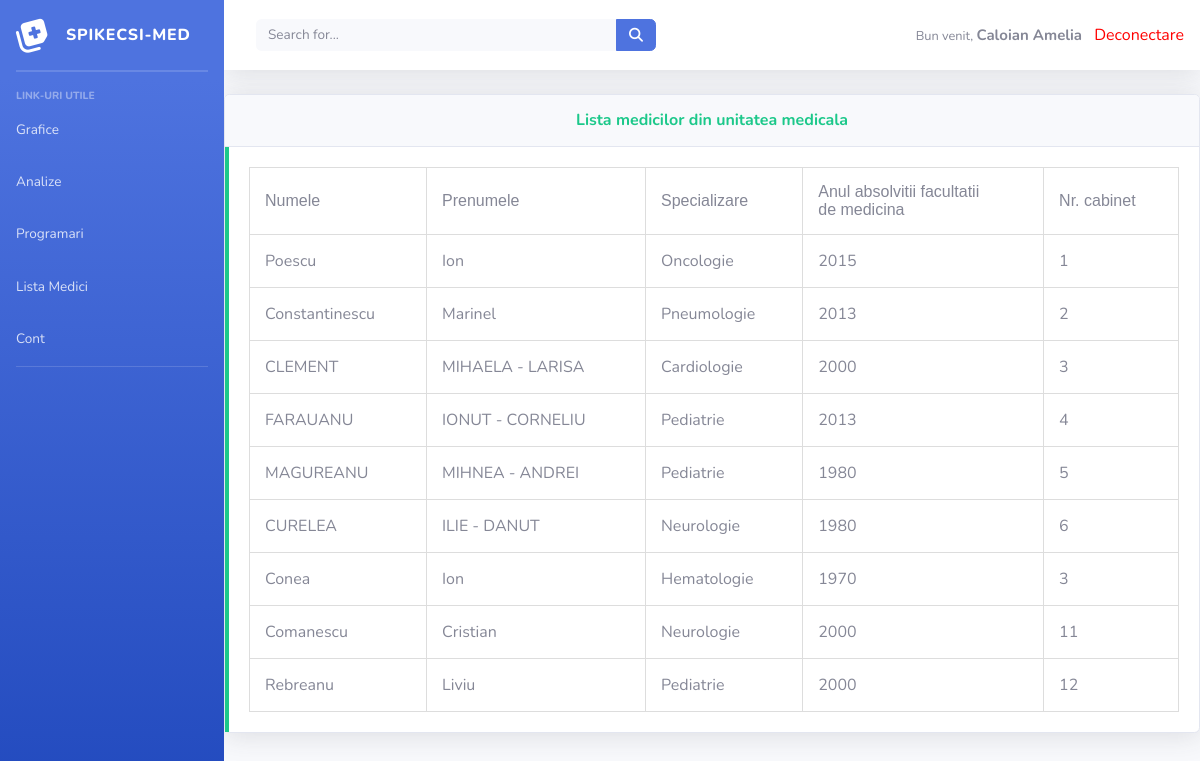
/components/lista_medici.php (signed in), run on an earlier commit of the app's database.
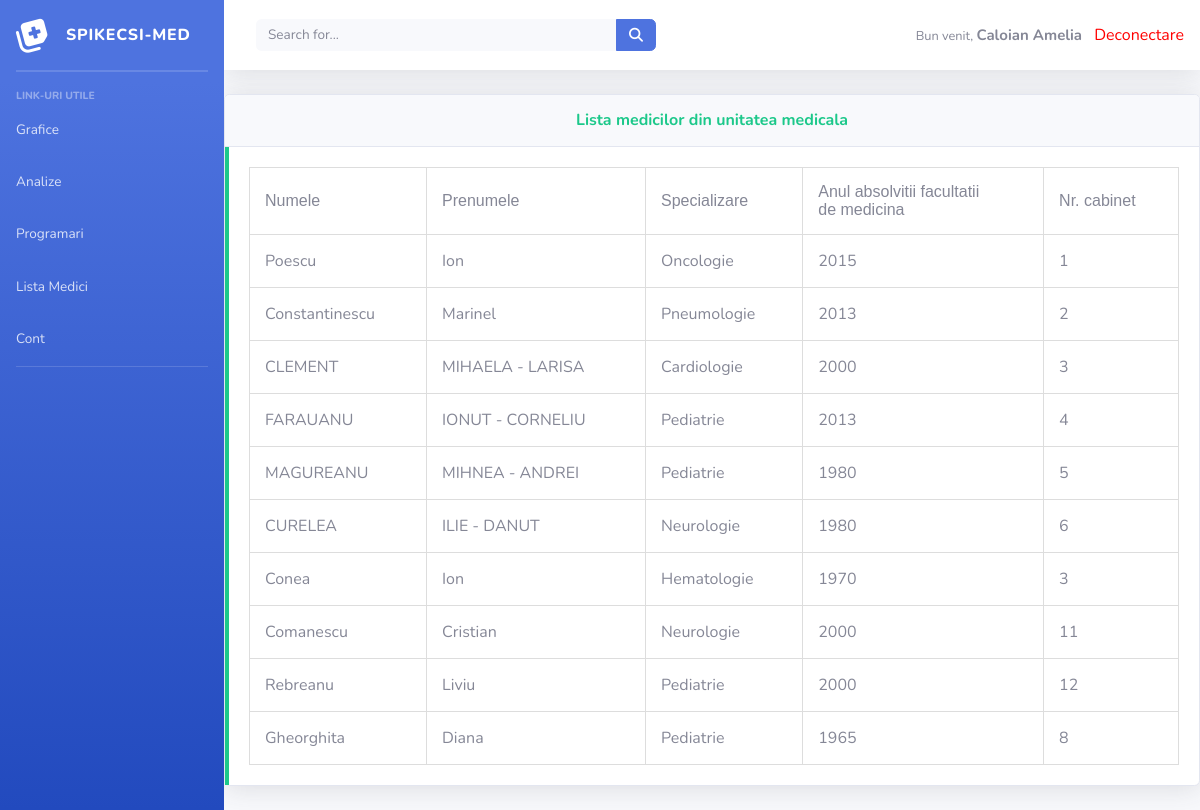
And on a later commit of the database.
### tables this page shows
CREATE TABLE `medici` (
  `Numele` varchar(255) NOT NULL,
  `Prenumele` varchar(255) NOT NULL,
  `Specializare` text NOT NULL,
  `Absolvit` varchar(255) NOT NULL,
  `CNP` varchar(255) NOT NULL,
  `ID` int(2) NOT NULL,
  `Email` varchar(28) NOT NULL,
  `nr_cabinet` varchar(8) NOT NULL,
  `parola` varchar(16) NOT NULL
);

### components/lista_medici.php (the view, shortened to what this page needs)
<?php
require_once 'sidebar.php';
require_once 'top-bar.php';
?>
<html>
<head>
  <link href="  ../css/sb-admin-2.min.css" rel="stylesheet">
</head>
<body>
<div id="wrapper">
    <div id="content-wrapper" style="d-flex flex column">
        <?php top_bar();
        echo'     <div class="card shadow mb-4">
                <div class="card-header py-3">
                  <h6 class="m-0 font-weight-bold text-success" style="text-align: center">Lista medicilor din unitatea medicala</h6>
                </div>
                <div class="card-body border-left-success">';
            $mysqli = new mysqli("localhost", 'root', '', 'licenta');
$query = "SELECT * FROM medici";
echo '<table border="2" cellspacing="2" cellpadding="2" style="height:50px;">
      <tr>
          <td> <font face="Arial">Numele</font> </td>
          <td> <font face="Arial">Prenumele</font> </td>
          <td> <font face="Arial">Specializare</font> </td>
          <td> <font face="Arial">Anul absolvitii facultatii<br> de medicina</font> </td>
          <td> <font face="Arial">Nr. cabinet</font> </td>
      </tr>';
if ($result = $mysqli->query($query)) {
    while ($row = $result->fetch_assoc()) {
        $Numele = $row["Numele"];
        $Prenumele = $row["Prenumele"];
        $Specializare = $row["Specializare"];
        $Absolvit = $row["Absolvit"];
          $nr_cabinet = $row["nr_cabinet"];
        echo '<tr>
                  <td>'.$Numele.'</td>
                  <td>'.$Prenumele.'</td>
                  <td>'.$Specializare.'</td>
                  <td>'.$Absolvit.'</td>
                  <td>'.$nr_cabinet.'</td>
              </tr>';
    }
}
        ?>
      </div></div>
    </div>
</div>
</body>
</html>

What changed in the data, as far as the page shows it:
added medici: Numele "Gheorghita", Prenumele "Diana", Specializare "Pediatrie", Absolvit "1965", nr_cabinet "8"
